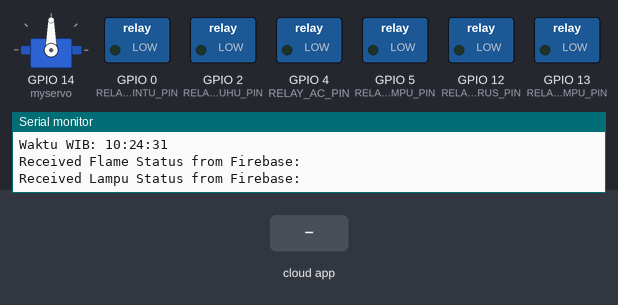
A sketch run on a simulated ESP8266 (NodeMCU). On the bench: servo, switched loads named in the sketch (green lamp = pin HIGH), the last lines printed to the serial monitor. The inputs (shaded band) are chosen by the test bench. WiFi joins after 1.5 s; servers stay silent unless stated; network time is answered at once with the bench clock; the local clock reads 2024-03-15 10:24:30 at power-on unless the sketch sets it; the Firebase database answers and starts empty.

Above: at 2.7 s.
2.8 s: the phone or cloud app sets api to Terdeteksi
At 5.8 s:
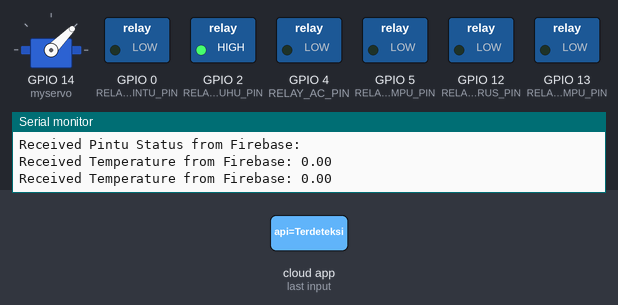
6.2 s: the phone or cloud app sets saklarLampu to off
At 8.3 s:
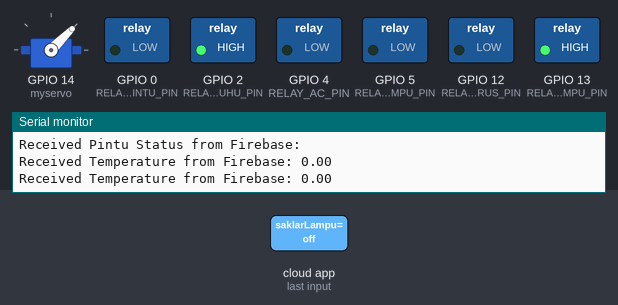
8.6 s: the phone or cloud app sets saklarAC to off
At 10.8 s:
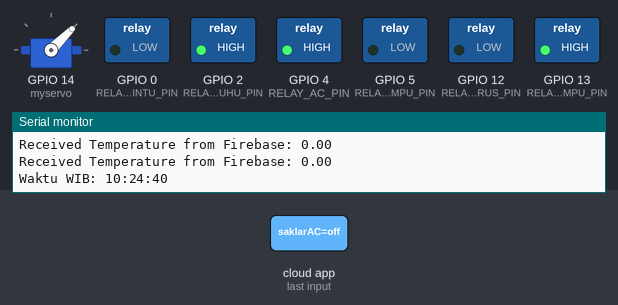
11.1 s: the phone or cloud app sets saklarPintu to kunci
At 12.4 s:
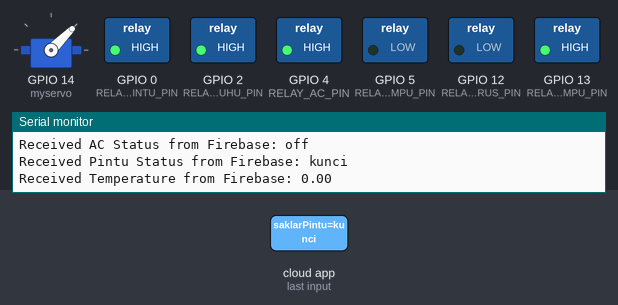
13.5 s: the phone or cloud app sets api to Aman
At 14.5 s:
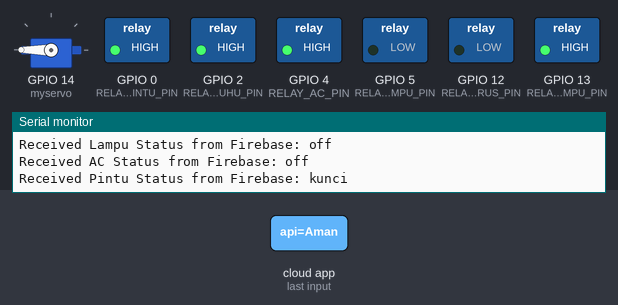
15.4 s: the phone or cloud app sets saklarLampu to on
At 17.0 s:
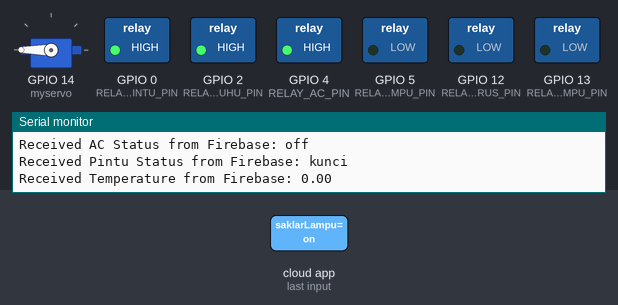
Timing chart, 0 to 18.5 s (numbered marks = the images above; inputs shaded):
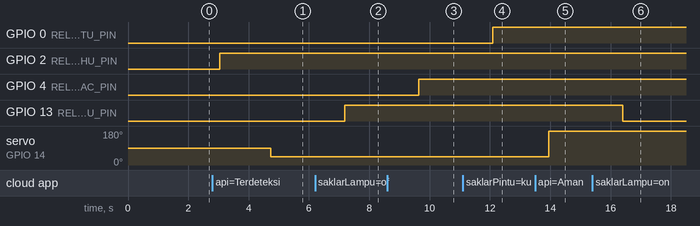

Measured:
- after the input at 2.8 s, servo on GPIO 14 (myservo): 90° → 45° after 1.9 s
- after the input at 6.2 s, GPIO 13 (RELAY_MANUAL_LAMPU_PIN): LOW → HIGH after 0.99 s
- after the input at 8.6 s, GPIO 4 (RELAY_AC_PIN): LOW → HIGH after 1.0 s
- after the input at 11.1 s, GPIO 0 (RELAY_PINTU_PIN): LOW → HIGH after 1.0 s
- after the input at 13.5 s, servo on GPIO 14 (myservo): 45° → 180° after 0.45 s
- after the input at 15.4 s, GPIO 13 (RELAY_MANUAL_LAMPU_PIN): HIGH → LOW after 1.0 s

The sketch:

esp8266TA.ino
```cpp
#include <Arduino.h>
#include <Servo.h> // Library untuk servo
#include <ESP8266WiFi.h>
#include <Firebase_ESP_Client.h>
#include <NTPClient.h>
#include <WiFiUdp.h>

// Pin definitions for relays
#define RELAY_LAMPU_PIN 5 // D1
#define RELAY_AC_PIN 4    // D2
#define RELAY_PINTU_PIN 0 // D3
#define RELAY_SUHU_PIN 2  // D4
#define RELAY_MANUAL_LAMPU_PIN 13 // D7
#define RELAY_ARUS_PIN 12 // D6


#include "addons/TokenHelper.h"
#include "addons/RTDBHelper.h"

#define WIFI_SSID "10TPro"
#define WIFI_PASSWORD "password"

#define API_KEY "AIzaSyBpFwwjelFLSBEznMLod7U_mgN24dhqv2A"
#define DATABASE_URL "https://smartserver-70a38-default-rtdb.asia-southeast1.firebasedatabase.app/"

FirebaseData fbdo;
FirebaseAuth auth;
FirebaseConfig config;

bool signupOK = false;

Servo myservo;

// Inisialisasi NTP Client untuk sinkronisasi waktu
WiFiUDP ntpUDP;
const long utcOffsetInSeconds = 7 * 3600; // Offset WIB +7 jam
NTPClient timeClient(ntpUDP, "pool.ntp.org", utcOffsetInSeconds, 60000);

void setup() {
    // Initialize relays
    pinMode(RELAY_LAMPU_PIN, OUTPUT);
    pinMode(RELAY_AC_PIN, OUTPUT);
    pinMode(RELAY_PINTU_PIN, OUTPUT);
    pinMode(RELAY_SUHU_PIN, OUTPUT);
    pinMode(RELAY_MANUAL_LAMPU_PIN, OUTPUT);
    pinMode(RELAY_ARUS_PIN, OUTPUT);

    // Initialize servo
    myservo.attach(14, 500, 2400); // Assuming the servo is connected to pin 14
    Serial.begin(115200);

    WiFi.begin(WIFI_SSID, WIFI_PASSWORD);
    Serial.print("Connecting to Wi-Fi");
    while (WiFi.status() != WL_CONNECTED) {
        Serial.print(".");
        delay(300);
    }
    Serial.println();
    Serial.print("Connected with IP: ");
    Serial.println(WiFi.localIP());
    Serial.println();

    config.api_key = API_KEY;
    config.database_url = DATABASE_URL;

    // Sign up
    if (Firebase.signUp(&config, &auth, "", "")) {
        Serial.println("ok");
        signupOK = true;
    } else {
        Serial.printf("%s\n", config.signer.signupError.message.c_str());
    }

    // Assign the callback function for the long running token generation task
    config.token_status_callback = tokenStatusCallback; // see addons/TokenHelper.h

    Firebase.begin(&config, &auth);
    Firebase.reconnectWiFi(true);

    // Inisialisasi NTP Client
    timeClient.begin();
}

void loop() {
    if (Firebase.ready() && signupOK) {
        // Perbarui waktu
        timeClient.update();
        int currentHour = timeClient.getHours();
        int currentMinute = timeClient.getMinutes();
        int currentSecond = timeClient.getSeconds();

        // Cetak waktu saat ini (jam, menit, detik) dalam WIB
        Serial.print("Waktu WIB: ");
        Serial.print(currentHour);
        Serial.print(":");
        Serial.print(currentMinute);
        Serial.print(":");
        Serial.println(currentSecond);

        // Baca jadwal dari Firebase
        int startHour = 0, startMinute = 0, endHour = 0, endMinute = 0;
        bool scheduleAvailable = false;

        if (Firebase.RTDB.getInt(&fbdo, "currentSchedule/startHour")) {
            startHour = fbdo.intData();
            if (Firebase.RTDB.getInt(&fbdo, "currentSchedule/startMinute")) {
                startMinute = fbdo.intData();
                if (Firebase.RTDB.getInt(&fbdo, "currentSchedule/endHour")) {
                    endHour = fbdo.intData();
                    if (Firebase.RTDB.getInt(&fbdo, "currentSchedule/endMinute")) {
                        endMinute = fbdo.intData();
                        scheduleAvailable = true;
                    }
                }
            }
        }

        if (scheduleAvailable) {
            // Cek apakah saat ini berada dalam rentang waktu jadwal
            if (isWithinSchedule(currentHour, currentMinute, startHour, startMinute, endHour, endMinute)) {
                digitalWrite(RELAY_LAMPU_PIN, LOW); // Nyalakan relay lampu
                Firebase.RTDB.setString(&fbdo, "relays/saklarLampuOTO", "on");
            } else {
                digitalWrite(RELAY_LAMPU_PIN, HIGH); // Matikan relay lampu
                Firebase.RTDB.setString(&fbdo, "relays/saklarLampuOTO", "off");
            }
        }

        // Baca status flame dari RTDB
        if (Firebase.RTDB.getString(&fbdo, "sensors/api")) {
            String flameStatus = fbdo.stringData();
            Serial.print("Received Flame Status from Firebase: ");
            Serial.println(flameStatus);

            // Periksa status flame dan kontrol servo
            if (flameStatus == "Terdeteksi") {
                // Jika api terdeteksi, gerakkan servo
                myservo.write(45); // Ganti sudut sesuai kebutuhan
            } else if (flameStatus == "Aman") {
                // Jika aman, kembalikan servo ke posisi awal
                myservo.write(180); // Ganti sudut sesuai kebutuhan
            }
        } else {
            Serial.println("Failed to read flame status from Firebase!");
            Serial.println("Reason: " + fbdo.errorReason());
        }

        // Kontrol relay saklar lampu manual
        if (Firebase.RTDB.getString(&fbdo, "relays/saklarLampu")) {
            String saklarLampu = fbdo.stringData();
            Serial.print("Received Lampu Status from Firebase: ");
            Serial.println(saklarLampu);

            if (saklarLampu == "on") {
                digitalWrite(RELAY_MANUAL_LAMPU_PIN, LOW);
            } else if (saklarLampu == "off") {
                digitalWrite(RELAY_MANUAL_LAMPU_PIN, HIGH);
            }
        } else {
            Serial.println("Failed to read saklarLampu status from Firebase!");
            Serial.println("Reason: " + fbdo.errorReason());
        }

        // Kontrol relay saklar AC
        if (Firebase.RTDB.getString(&fbdo, "relays/saklarAC")) {
            String saklarAC = fbdo.stringData();
            Serial.print("Received AC Status from Firebase: ");
            Serial.println(saklarAC);

            if (saklarAC == "on") {
                digitalWrite(RELAY_AC_PIN, LOW);
            } else if (saklarAC == "off") {
                digitalWrite(RELAY_AC_PIN, HIGH);
            }
        } else {
            Serial.println("Failed to read saklarAC status from Firebase!");
            Serial.println("Reason: " + fbdo.errorReason());
        }

        // Kontrol relay saklar pintu
        if (Firebase.RTDB.getString(&fbdo, "relays/saklarPintu")) {
            String saklarPintu = fbdo.stringData();
            Serial.print("Received Pintu Status from Firebase: ");
            Serial.println(saklarPintu);

            if (saklarPintu == "buka") {
                digitalWrite(RELAY_PINTU_PIN, LOW);
            } else if (saklarPintu == "kunci") {
                digitalWrite(RELAY_PINTU_PIN, HIGH);
            }
        } else {
            Serial.println("Failed to read saklarPintu status from Firebase!");
            Serial.println("Reason: " + fbdo.errorReason());
        }

        // Kontrol relay suhu
        if (Firebase.RTDB.getFloat(&fbdo, "sensors/suhu")) {
            float suhu = fbdo.floatData();
            Serial.print("Received Temperature from Firebase: ");
            Serial.println(suhu);

            if (suhu > 35) {
                digitalWrite(RELAY_SUHU_PIN, LOW);
                Firebase.RTDB.setString(&fbdo, "relays/saklarACoto", "on");
            } else {
                digitalWrite(RELAY_SUHU_PIN, HIGH);
                Firebase.RTDB.setString(&fbdo, "relays/saklarACoto", "off");
            }
        } else {
            Serial.println("Failed to read temperature from Firebase!");
            Serial.println("Reason: " + fbdo.errorReason());
        }

        // Kontrol relay mati lampu
        if (Firebase.RTDB.getFloat(&fbdo, "sensors/arus")) {
            float arus = fbdo.floatData();
            Serial.print("Received Temperature from Firebase: ");
            Serial.println(arus);

            if (arus < 5) {
                digitalWrite(RELAY_ARUS_PIN, LOW);
            } else {
                digitalWrite(RELAY_ARUS_PIN, HIGH);
            }
        } else {
            Serial.println("Failed to read temperature from Firebase!");
            Serial.println("Reason: " + fbdo.errorReason());
        }
    }

    delay(500);
}

bool isWithinSchedule(int currentHour, int currentMinute, int startHour, int startMinute, int endHour, int endMinute) {
    int currentTime = currentHour * 60 + currentMinute;
    int startTime = startHour * 60 + startMinute;
    int endTime = endHour * 60 + endMinute;

    if (startTime < endTime) {
        return currentTime >= startTime && currentTime < endTime;
    } else {
        return currentTime >= startTime || currentTime < endTime;
    }
}
```
